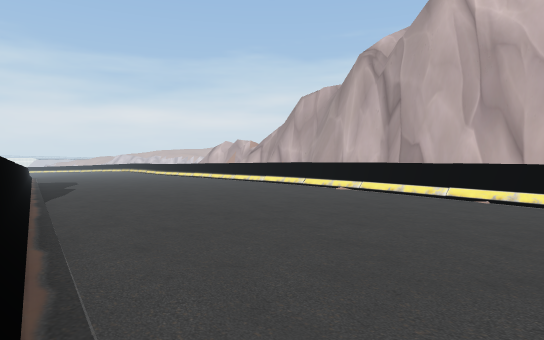
View 1 (above)

21 first-person views from a walk through a 3-D level made in the Unity game engine. The camera is 1.3 m above the floor, tilts 2° down and sees 75° across. The floor is counted in squares, 2 m on a side. Each view is taken from the middle of a square. On the plan, view 1 faces up. The plan holds only what a view shows up to about 10 squares ahead; the rest is blank. The place goes on beyond the plan. Some surface patterns are stand-ins.

View 2
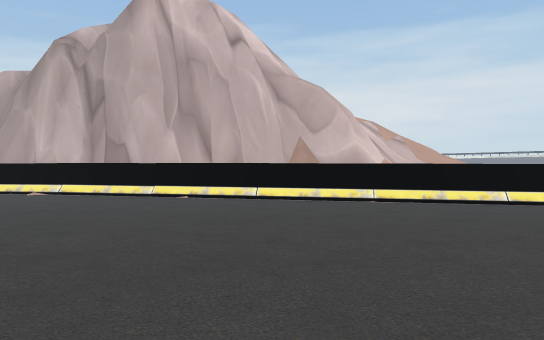

View 3
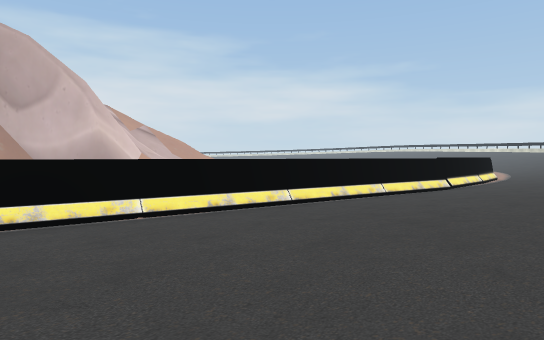

View 4
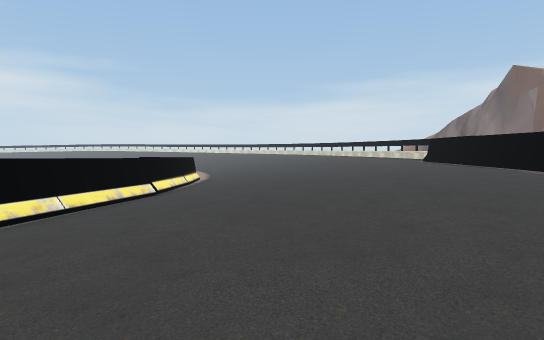

View 5
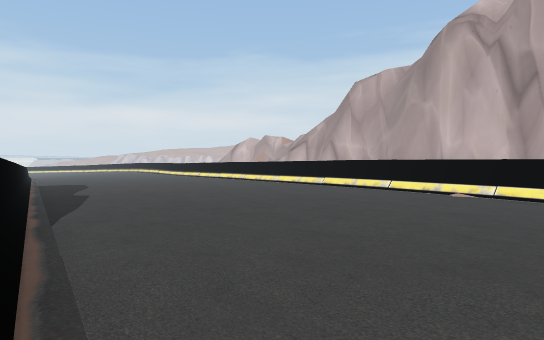

View 6
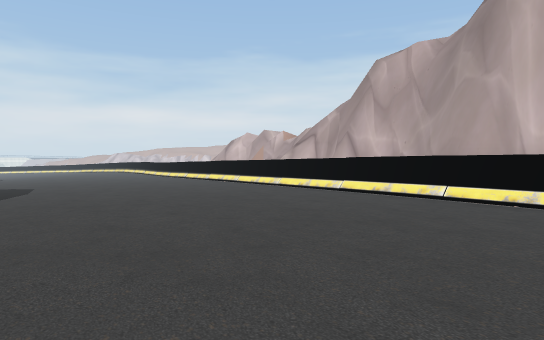

View 7
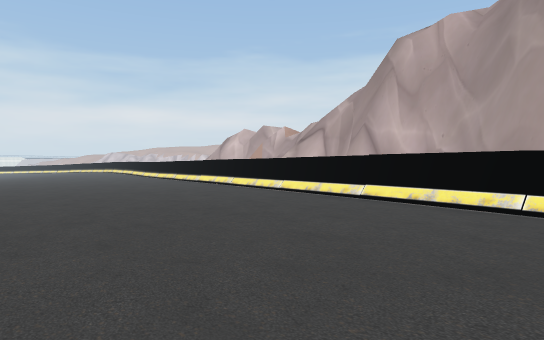

View 8
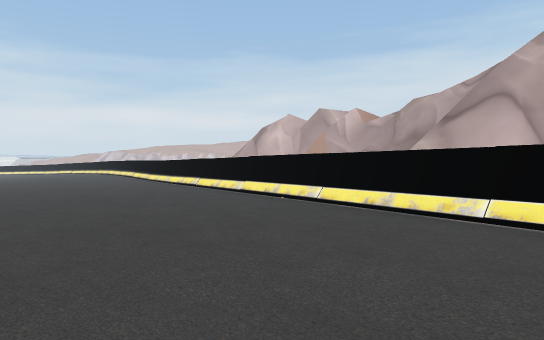

View 9
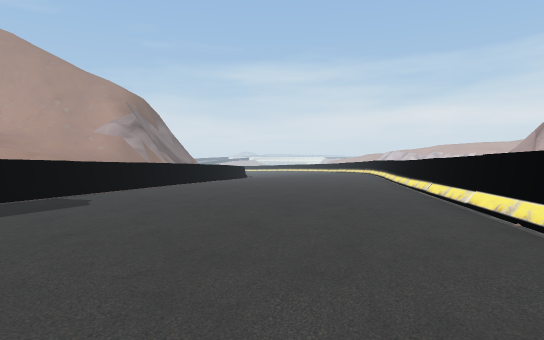

View 10
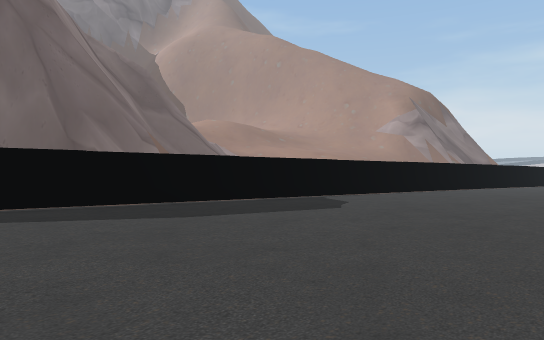

View 11
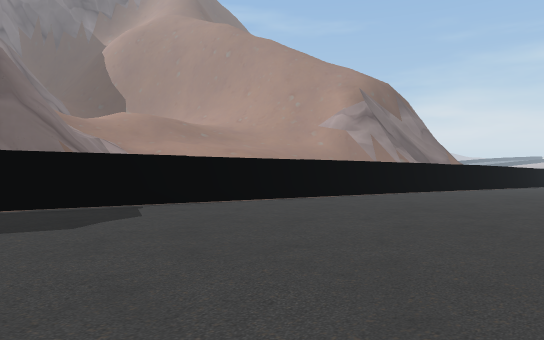

View 12
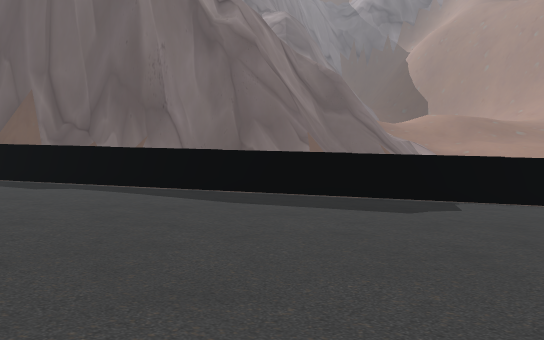

View 13
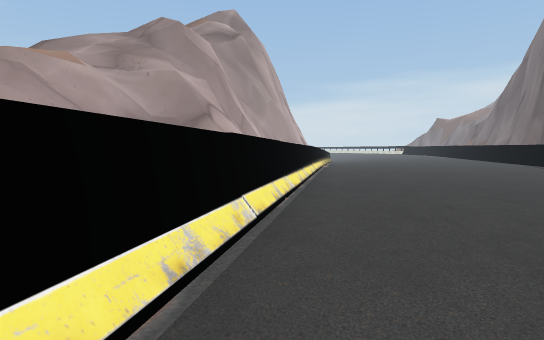

View 14
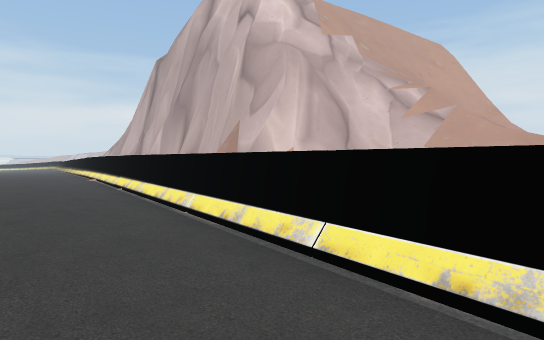

View 15
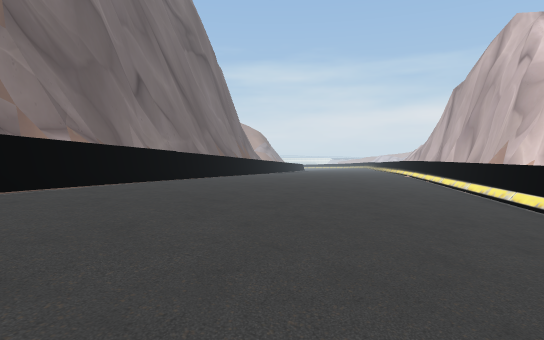

View 16
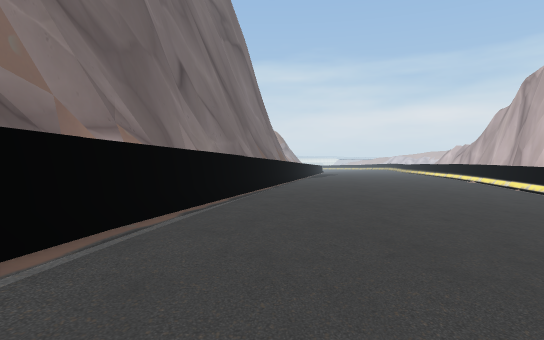

View 17
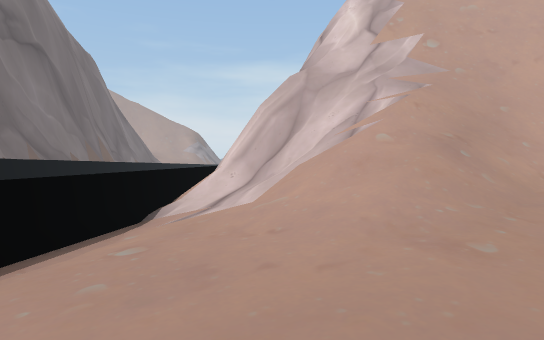

View 18
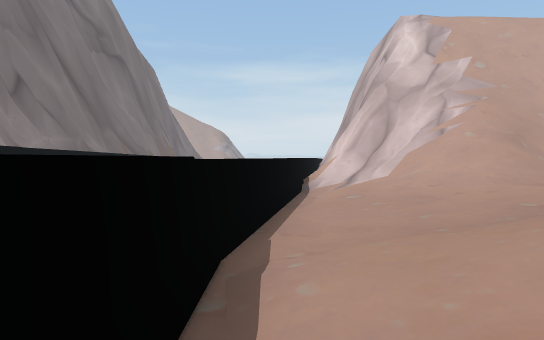

View 19
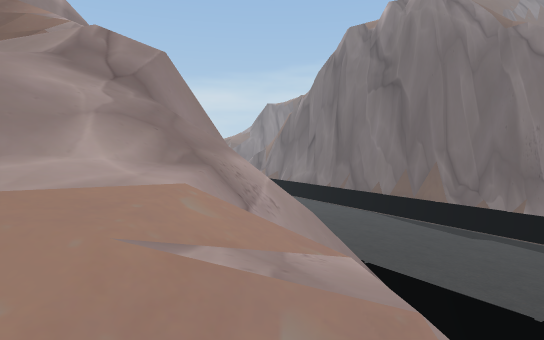

View 20
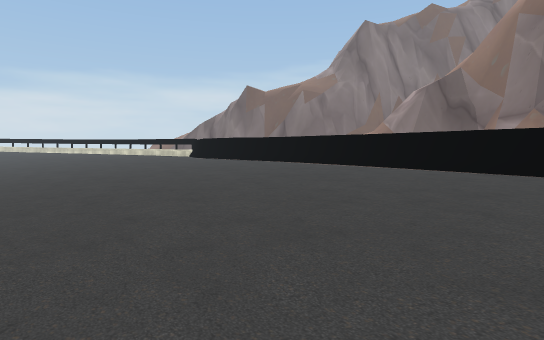

View 21
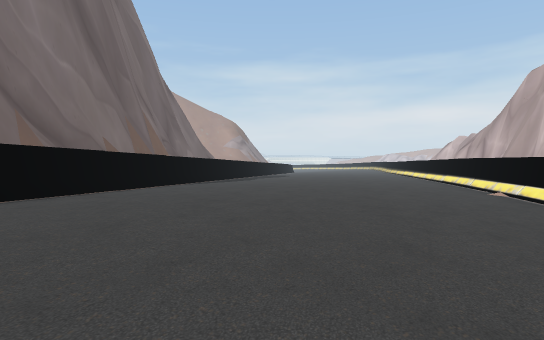

### Floor plan
Key: @ floor where view 1 was taken; # wall or solid block; . main floor; : floor 0.25 m higher than the main floor; - floor 0.5 m lower than the main floor; + floor 0.75 m higher than the main floor; _ floor 0.75 m lower than the main floor; * floor 1.25 m higher than the main floor; % floor 5.25 m higher than the main floor; & floor 8 m higher than the main floor; / step, stairs or slope; = window, fence, low wall or low ledge; ^ raised ledge; v drop or lower ground.
Columns run from 16 left of view 1 to 14 right of it. Each row starts with its distance up from view 1.
 23 #____-----#   #//
 22 ##___-----##  #///
 21  ##__-----.## =#/%/
 20   #_-----...=  #///
 19   ##-----...#==#////
 18    ##---......#vv=//
 17     #--.......##vvv/
 16     ##-........##vvv//
 15      ##.........##vv///
 14       #.........#^vv //
 13       ##.........##vv #
 12       ###.........##v
 11        ##.........##v     ///
 10         ##.........## vv  /##=
  9         ##..........##vvv===///
  8          ##..:::::..###v&#=////
  7           ##::::::::.##vv=////
  6            #:::::::::.##v#////
  5            ##::::::::.###/////
  4             ##::::::::.^//////+
  3              #/+++:::::##+///*+
  2                +++++::::##:++++
  1                 +++++::::#.:+++
  0                 @+++++:::##::+/
 -1                 #++++++:::##:+*
 -2                 ##++++++:::#.+/
 -3                  ##++++++:::#:/
 -4                   #*++++++::##/
 -5                   ##*++++++::
 -6                    ##**+++++::
 -7                     #***+++++:

Where each view was taken, in squares from view 1:
view 1: 0 up, 0 right, facing up
view 2: 0 up, 0 right, facing up-right
view 3: 2 up, 2 right, facing right
view 4: 1 up, 4 right, facing down-right
view 5: 3 up, 2 left, facing up
view 6: 6 up, 2 left, facing up
view 7: 8 up, 2 left, facing up
view 8: 13 up, 4 left, facing up
view 9: 15 up, 3 left, facing up-left
view 10: 16 up, 4 left, facing left
view 11: 19 up, 6 left, facing left
view 12: 19 up, 5 left, facing down-left
view 13: 23 up, 7 left, facing down-right
view 14: 1 down, 8 right, facing up
view 15: 7 down, 10 right, facing up-left
view 16: 7 down, 7 right, facing up-left
view 17: 0 up, 14 right, facing up-left
view 18: 4 down, 14 right, facing up-left
view 19: 23 up, 0 right, facing down
view 20: 3 up, 6 right, facing down
view 21: 2 up, 4 right, facing up-left
